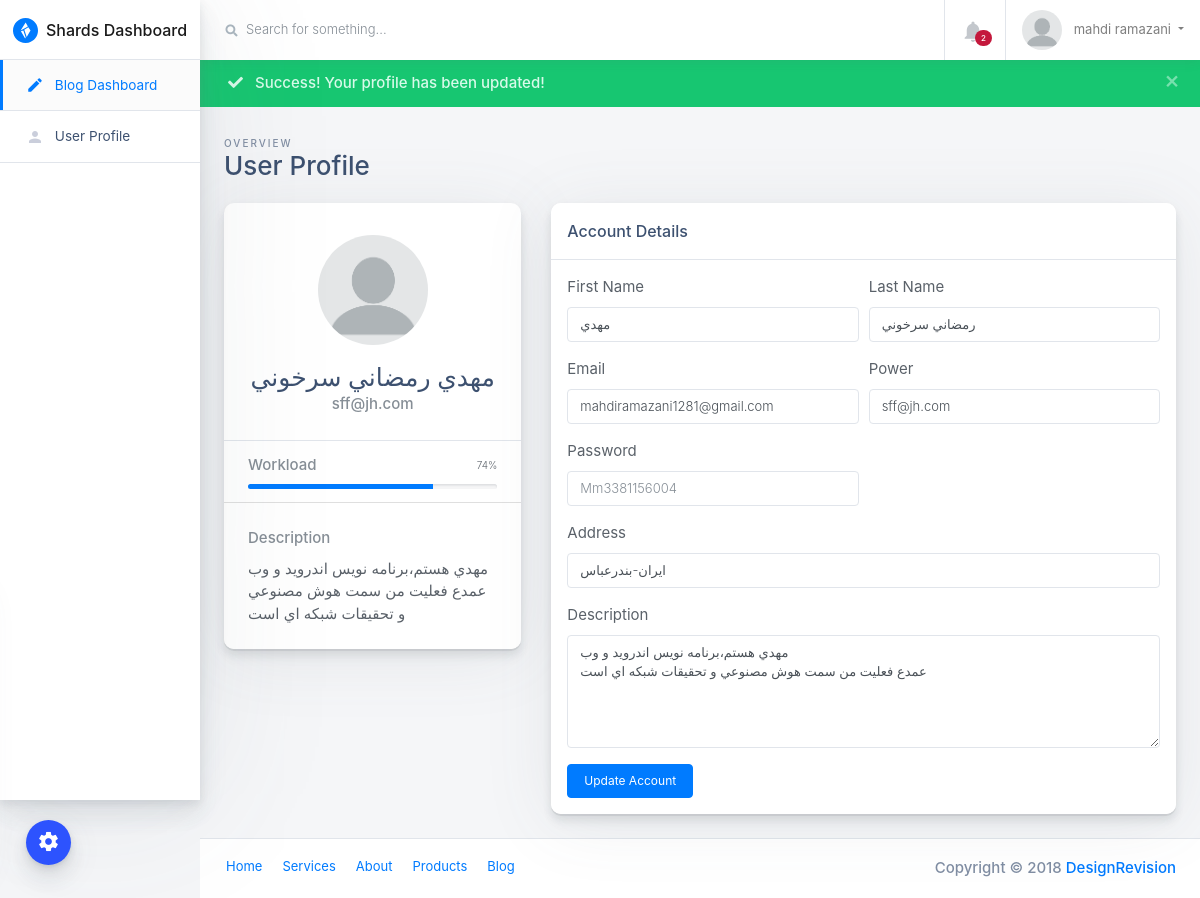
Page /blog_profile (signed in) on the committed database.
### Acount/models.py (models this page shows, shortened)
class profile(models.Model):
    user=models.OneToOneField(User,on_delete=models.CASCADE)
    first_name=models.CharField(max_length=20)
    last_name=models.CharField(max_length=50)
    email=models.EmailField()
    password=models.CharField(max_length=20)
    addres=models.TextField()
    discription=models.TextField()
    power=models.CharField(max_length=50,blank=True,null=True)
    image=models.ImageField(default="defult/index.png",upload_to="profile_user",null=True,blank=True)
    blog_admin=models.BooleanField(default=False)

### admin_blog/views.py (the view, shortened to what this page needs)
# urls.py: path("blog_profile",views.profile_blog,name="blog_profile")
def profile_blog(request):
    user=request.user
    context={
        "p":profile.objects.get(user=user)
    }
    return render(request,"admin_blog/user-profile-lite.html",context)

### admin_blog/templates/admin_blog/user-profile-lite.html (shortened to what this page needs)
{% extends "admin_base.html" %}
{% load static %}
{% block content %}
          <div class="alert alert-success alert-dismissible fade show mb-0" role="alert">
            <button type="button" class="close" data-dismiss="alert" aria-label="Close">
              <span aria-hidden="true">×</span>
            </button>
            <i class="fa fa-check mx-2"></i>
            <strong>Success!</strong> Your profile has been updated! </div>
          <div class="main-content-container container-fluid px-4">
            <div class="page-header row no-gutters py-4">
              <div class="col-12 col-sm-4 text-center text-sm-left mb-0">
                <span class="text-uppercase page-subtitle">Overview</span>
                <h3 class="page-title">User Profile</h3>
              </div>
            </div>
            <div class="row">
              <div class="col-lg-4">
                <div class="card card-small mb-4 pt-3">
                  <div class="card-header border-bottom text-center">
                    <div class="mb-3 mx-auto">
                      <img class="rounded-circle" src="{{ p.image.url }}" alt="User Avatar" width="110"> </div>
                    <h4 class="mb-0">{{ p.first_name }} {{ p.last_name }}</h4>
                    <span class="text-muted d-block mb-2">{{ p.power }}</span>
                  </div>
                  <ul class="list-group list-group-flush">
                    <li class="list-group-item px-4">
                      <div class="progress-wrapper">
                        <strong class="text-muted d-block mb-2">Workload</strong>
                        <div class="progress progress-sm">
                          <div class="progress-bar bg-primary" role="progressbar" aria-valuenow="74" aria-valuemin="0" aria-valuemax="100" style="width: 74%;">
                            <span class="progress-value">74%</span>
                          </div>
                        </div>
                      </div>
                    </li>
                    <li class="list-group-item p-4">
                      <strong class="text-muted d-block mb-2">Description</strong>
                      <span>{{ p.discription }}</span>
                    </li>
                  </ul>
                </div>
              </div>
              <div class="col-lg-8">
                <div class="card card-small mb-4">
                  <div class="card-header border-bottom">
                    <h6 class="m-0">Account Details</h6>
                  </div>
                  <ul class="list-group list-group-flush">
                    <li class="list-group-item p-3">
                      <div class="row">
                        <div class="col">
                          <form method="post" enctype="multipart/form-data">
                            <div class="form-row">
                              <div class="form-group col-md-6">
                                <label for="feFirstName">First Name</label>
                                <input type="text" class="form-control" id="feFirstName" placeholder="First Name" name="first_name" value="{{ p.first_name }}"> </div>
                              <div class="form-group col-md-6">
                                <label for="feLastName">Last Name</label>
                                <input type="text" class="form-control" id="feLastName" name="last_name" placeholder="Last Name" value="{{ p.last_name }}"> </div>
                            </div>
                            <div class="form-row">
                              <div class="form-group col-md-6">
                                <label for="feEmailAddress">Email</label>
                                  <input type="email" class="form-control" id="feEmailAddress" name="email" placeholder="Email" value="{{ p.email }}"> </div>
                                <div class="form-group col-md-6">
                                <label for="feEmailAddress">Power</label>
                                <input type="text" class="form-control" id="feEmailAddress" name="power" placeholder="Email" value="{{ p.power }}"> </div>
                              <div class="form-group col-md-6">
                                <label for="fePassword">Password</label>
                                <input type="password" class="form-control" id="fePassword" name="password" placeholder="{{ p.password }}"> </div>
                            </div>
                            <div class="form-group">
                              <label for="feInputAddress">Address</label>
                              <input type="text" class="form-control" name="addres" id="feInputAddress" placeholder="1234 Main St" value="{{ p.addres }}"> </div>
                            <div class="form-row">
                              <div class="form-group col-md-12">
                                <label for="feDescription">Description</label>
                                <textarea class="form-control" name="discription" rows="5">{{ p.discription }}</textarea>
                              </div>
                            </div>
                            <button type="submit" class="btn btn-accent">Update Account</button>
                          </form>
                        </div>
                      </div>
                    </li>
                  </ul>
                </div>
              </div>
            </div>
          </div>
         {% endblock %}

### templates/admin_base.html (shortened to what this page needs)
{% load static  %}
<!doctype html>
<html class="no-js h-100" lang="en">
  <head>
    <link href="https://use.fontawesome.com/releases/v5.0.6/css/all.css" rel="stylesheet">
    <link rel="stylesheet" href="https://stackpath.bootstrapcdn.com/bootstrap/4.1.3/css/bootstrap.min.css">
    <link rel="stylesheet" id="main-stylesheet" data-version="1.1.0" href="{% static "styles/shards-dashboards.1.1.0.min.css" %}">
    <link rel="stylesheet" href="{% static "styles/extras.1.1.0.min.css" %}">
  </head>
  <body class="h-100">
    <div class="color-switcher-toggle animated pulse infinite">
      <i class="material-icons">settings</i>
    </div>
    <div class="container-fluid">
      <div class="row">
        <aside class="main-sidebar col-12 col-md-3 col-lg-2 px-0">
          <div class="main-navbar">
            <nav class="navbar align-items-stretch navbar-light bg-white flex-md-nowrap border-bottom p-0">
              <a class="navbar-brand w-100 mr-0" href="#" style="line-height: 25px;">
                <div class="d-table m-auto">
                  <img id="main-logo" class="d-inline-block align-top mr-1" style="max-width: 25px;" src="{% static "images/shards-dashboards-logo.svg" %}" alt="Shards Dashboard">
                  <span class="d-none d-md-inline ml-1">Shards Dashboard</span>
                </div>
              </a>
            </nav>
          </div>
          <div class="nav-wrapper">
            <ul class="nav flex-column">
              <li class="nav-item">
                <a class="nav-link active" href="{% url "admin_blog:admin_blog" %}">
                  <i class="material-icons">edit</i>
                  <span>Blog Dashboard</span>
                </a>
              </li>
              <li class="nav-item">
                <a class="nav-link " href="{% url "admin_blog:blog_profile" %}">
                  <i class="material-icons">person</i>
                  <span>User Profile</span>
                </a>
              </li>
            </ul>
          </div>
        </aside>
        <main class="main-content col-lg-10 col-md-9 col-sm-12 p-0 offset-lg-2 offset-md-3">
          <div class="main-navbar sticky-top bg-white">
            <nav class="navbar align-items-stretch navbar-light flex-md-nowrap p-0">
              <form action="#" class="main-navbar__search w-100 d-none d-md-flex d-lg-flex">
                <div class="input-group input-group-seamless ml-3">
                  <div class="input-group-prepend">
                    <div class="input-group-text">
                      <i class="fas fa-search"></i>
                    </div>
                  </div>
                  <input class="navbar-search form-control" type="text" placeholder="Search for something..." aria-label="Search"> </div>
              </form>
              <ul class="navbar-nav border-left flex-row ">
                <li class="nav-item border-right dropdown notifications">
                  <a class="nav-link nav-link-icon text-center" href="#" role="button" id="dropdownMenuLink" data-toggle="dropdown" aria-haspopup="true" aria-expanded="false">
                    <div class="nav-link-icon__wrapper">
                      <i class="material-icons">&#xE7F4;</i>
                      <span class="badge badge-pill badge-danger">2</span>
                    </div>
                  </a>
                </li>
                <li class="nav-item dropdown">
                  <a class="nav-link dropdown-toggle text-nowrap px-3" data-toggle="dropdown" href="#" role="button" aria-haspopup="true" aria-expanded="false">
                    <img class="user-avatar rounded-circle mr-2" src="{{ request.user.profile.image.url }}" alt="User Avatar">
                    <span class="d-none d-md-inline-block">{{ request.user.get_full_name }}</span>
                  </a>
                </li>
              </ul>
            </nav>
          </div>
            {% block content %}
            {% endblock %}
<footer class="main-footer d-flex p-2 px-3 bg-white border-top">
            <ul class="nav">
              <li class="nav-item">
                <a class="nav-link" href="#">Home</a>
              </li>
              <li class="nav-item">
                <a class="nav-link" href="#">Services</a>
              </li>
              <li class="nav-item">
                <a class="nav-link" href="#">About</a>
              </li>
              <li class="nav-item">
                <a class="nav-link" href="#">Products</a>
              </li>
              <li class="nav-item">
                <a class="nav-link" href="#">Blog</a>
              </li>
            </ul>
            <span class="copyright ml-auto my-auto mr-2">Copyright © 2018
              <a href="https://designrevision.com" rel="nofollow">DesignRevision</a>
            </span>
          </footer>
        </main>
      </div>
    </div>
  </body>
</html>

### rows in the picture
profile: image (picture), first_name "مهدي", last_name "رمضاني سرخوني", power "sff@jh.com", discription "مهدي هستم،برنامه نويس اندرويد و وب عمدع فعليت من سمت هوش مصنوعي و تحقيقات شبكه اي است", email "mahdiramazani1281@gmail.com", addres "ايران-بندرعباس"

### other values in the picture
{{ request.user.get_full_name }} "mahdi ramazani"
